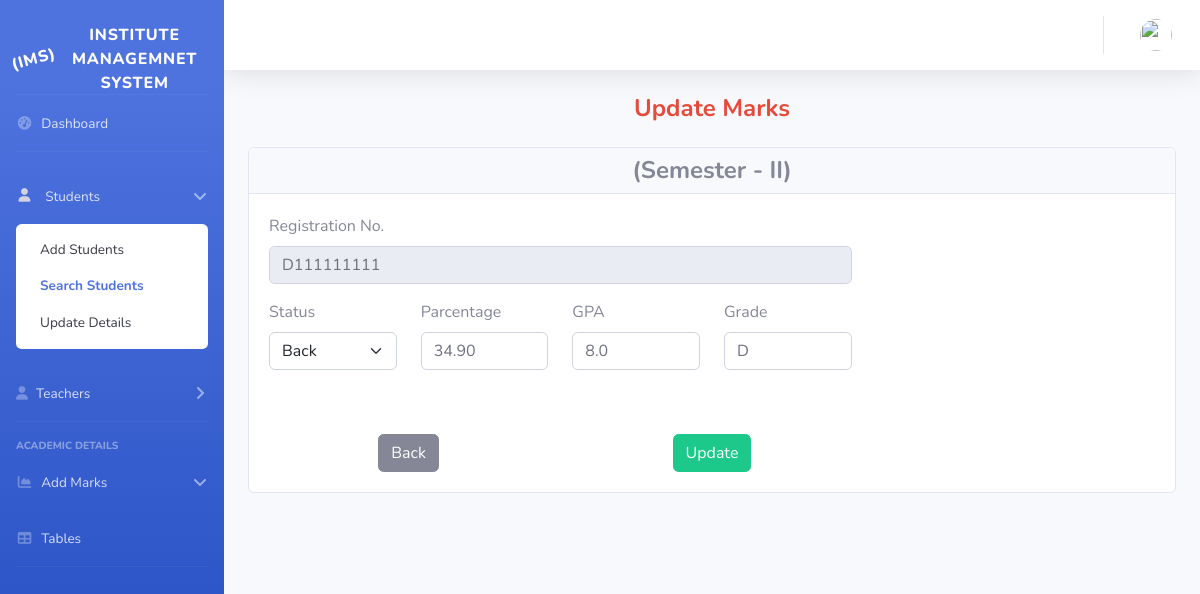
/st_edit_sem_2.php?reg_no=D111111111 (signed in), run on the app's committed database.
### tables this page shows
CREATE TABLE `mark_sem_2` (
  `sl_no` int(5) NOT NULL,
  `reg_no` varchar(11) NOT NULL,
  `st_status` varchar(10) NOT NULL,
  `parcentage` varchar(5) NOT NULL,
  `gpa` varchar(3) NOT NULL,
  `grade` varchar(2) NOT NULL,
  `date_time` datetime NOT NULL DEFAULT current_timestamp()
);

### st_edit_sem_2.php (the view, shortened to what this page needs)
<?PHP
$connection = mysqli_connect("localhost", "root", "");
?>
<!DOCTYPE html>
<html lang="en">
<head>
    <link href="vendor/fontawesome-free/css/all.min.css" rel="stylesheet" type="text/css">
    <link href="https://cdn.jsdelivr.net/npm/bootstrap@5.2.0-beta1/dist/css/bootstrap.min.css" rel="stylesheet">
    <link href="css/sb-admin-2.min.css" rel="stylesheet">
</head>
<body id="page-top">
    <div id="wrapper">
        <ul class="navbar-nav bg-gradient-primary sidebar sidebar-dark accordion" id="accordionSidebar">
            <br>
            <a class="sidebar-brand d-flex align-items-center justify-content-center" href="ad_das.php">
                <div class="sidebar-brand-icon rotate-n-15">
                    (IMS)
                </div>
                <div class="sidebar-brand-text mx-3">Institute Managemnet System</div>
            </a>
            <hr class="sidebar-divider my-0">
            <li class="nav-item">
                <a class="nav-link" href="ad_das.php">
                    <i class="fas fa-fw fa-tachometer-alt"></i>
                    <span>Dashboard</span></a>
            </li>
            <hr class="sidebar-divider">
            <li class="nav-item ">
                <a class="nav-link active" href="#" data-toggle="collapse" data-target="#collapseTwo" aria-expanded="true" aria-controls="collapseTwo">
                    <span>Students</span>
                </a>
                <div id="collapseTwo" class="collapse show" aria-labelledby="headingTwo" data-parent="#accordionSidebar">
                    <div class="bg-white py-2 collapse-inner rounded">
                        <a class="collapse-item" href="ad_st.php">Add Students</a>
                        <a class="collapse-item active" href="st_search.php">Search Students</a>
                        <a class="collapse-item" href="st_update.php">Update Details</a>
                    </div>
                </div>
            </li>
            <li class="nav-item">
                <a class="nav-link collapsed" href="#" data-toggle="collapse" data-target="#collapseUtilities" aria-expanded="true" aria-controls="collapseUtilities">
                    <i class="fas fa-user"></i>
                    <span>Teachers</span>
                </a>
            </li>
            <hr class="sidebar-divider">
            <div class="sidebar-heading">
                Academic Details
            </div>
            <li class="nav-item ">
                <a class="nav-link" href="#" data-toggle="collapse" data-target="#collapseMarks" aria-expanded="true" aria-controls="collapseMarks">
                    <i class="fas fa-fw fa-chart-area"></i>
                    <span>Add Marks</span>
                </a>
            </li>
            <li class="nav-item">
                <a class="nav-link" href="table.php">
                    <i class="fas fa-fw fa-table"></i>
                    <span>Tables</span></a>
            </li>
            <hr class="sidebar-divider d-none d-md-block">
        </ul>
        <div id="content-wrapper" class="d-flex flex-column">
            <div id="content">
                <nav class="navbar navbar-expand navbar-light bg-white topbar mb-4 static-top shadow">
                    <ul class="navbar-nav ml-auto">
                        <li class="nav-item dropdown no-arrow">
                            <a class="nav-link dropdown-toggle" href="#" id="userDropdown" role="button" data-toggle="dropdown" aria-haspopup="true" aria-expanded="false">
                                <img class="img-profile rounded-circle" src="photos/pic">
                            </a>
                        </li>
                    </ul>
                </nav>
                <?php if (isset($_GET['reg_no'])) {
                    $reg_no = mysqli_real_escape_string($connection, $_GET['reg_no']);
                    $query = "select * from mark_sem_2 WHERE reg_no='$reg_no'";
                    $query_run = mysqli_query($connection, $query);
                    if ($query_run) {
                        $reg_no = mysqli_fetch_array($query_run);
                ?>
                        <div class="container-fluid">
                            <h4 class="m-0 font-weight-bold text-danger text-center">Update Marks</h4>
                            <br>
                            <div class="card position-relative">
                                <div class="card-header py-2">
                                    <h4 class="m-0 font-weight-bold text-secondary text-center">(Semester - II)</h4>
                                </div>
                                <div class="card-body">
                                    <div class="row">
                                        <div class="col-lg-8">
                                            <form class="row g-3" action="" method="post" enctype="multipart/form-data">
                                                <div class="col-12">
                                                    <label for="inputreg" class="form-label">Registration No.</label>
                                                    <input type="text" pattern="[d/D][0-9]{9}" class="form-control" value="<?= $reg_no['reg_no'] ?>" name="reg_no" maxlength="10" placeholder="Enter Registration No" disabled>
                                                </div>
                                                <div class="col-3">
                                                    <label for="inputStatus" class="form-label">Status</label>
                                                    <select class="form-select" name="status" required>
                                                        <option value="Back" <?php if ($reg_no['st_status'] == "Back") {
                                                                                    echo "selected";
                                                                                } ?>>Back</option>
                                                    </select>
                                                </div>
                                                <div class="col-3">
                                                    <label for="inputreg" class="form-label">Parcentage</label>
                                                    <input class="form-control" type="text" placeholder="Parcentage" value="<?= $reg_no['parcentage'] ?>" pattern="[0-9]{2}[.][0-9]{2}" maxlength="5" name="parcentage" required>
                                                </div>
                                                <div class="col-3">
                                                    <label for="inputreg" class="form-label">GPA</label>
                                                    <input class="form-control" type="text" placeholder="GPA" value="<?= $reg_no['gpa'] ?>" pattern="[0-9]{1}[.][0-9]{1}" maxlength="5" name="gpa" required>
                                                </div>
                                                <div class="col-3">
                                                    <label for="inputreg" class="form-label">Grade</label>
                                                    <input class="form-control" type="text" placeholder="Grade" value="<?= $reg_no['grade'] ?>" pattern="[A-Z]{1}" maxlength="2" name="grade" required>
                                                </div>
                                                <div class="col text-center">
                                                    <br>
                                                    <br>
                                                    <a type="submit" href="st_search.php" name="back" id="back" class="btn btn-secondary">Back</a>
                                                </div>
                                                <div class="col text-center">
                                                    <br>
                                                    <br>
                                                    <button type="submit" name="submit" id="submit" class="btn btn-success">Update</button>
                                                </div>
                                            </form>
                                        </div>
                                    </div>
                                </div>
                        <?php
                    }
                }
                        ?>
                            </div>
                        </div>
            </div>
        </div>
    </div>
</body>
</html>

### data on the page
mark_sem_2: reg_no "D111111111", status "Back", parcentage "34.90", gpa "8.0", grade "D"
